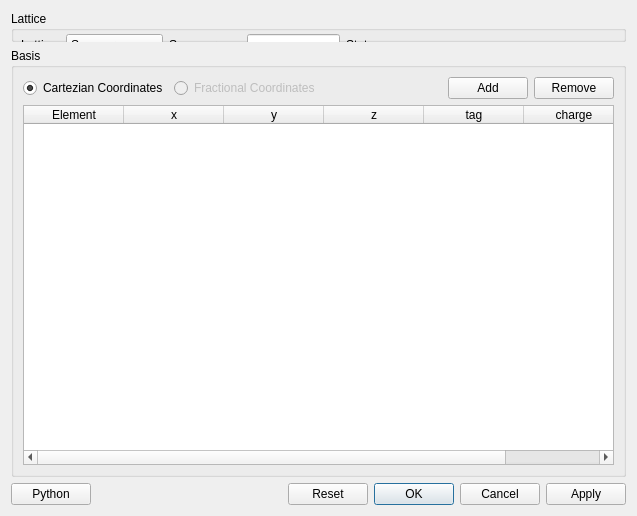
<?xml version="1.0" encoding="UTF-8"?>
<ui version="4.0">
 <class>Form</class>
 <widget class="QWidget" name="Form">
  <property name="geometry">
   <rect>
    <x>0</x>
    <y>0</y>
    <width>637</width>
    <height>516</height>
   </rect>
  </property>
  <property name="windowTitle">
   <string>Create Bulk Crystal</string>
  </property>
  <property name="windowIcon">
   <iconset resource="res/res.qrc">
    <normaloff>:/unitcell.svg</normaloff>:/unitcell.svg</iconset>
  </property>
  <property name="toolTip">
   <string>&lt;html&gt;&lt;head/&gt;&lt;body&gt;&lt;p&gt;Use this dialog to create crystal lattices. First select the structure, either from a set of common crystal structures, or by space group description. Then add all other lattice parameters.&lt;/p&gt;&lt;p&gt;&lt;br/&gt;&lt;/p&gt;&lt;p&gt;If an experimental crystal structure is available for an atom, you can look up the crystal type and lattice constant, otherwise you have to specify it yourself.&lt;/p&gt;&lt;/body&gt;&lt;/html&gt;</string>
  </property>
  <layout class="QVBoxLayout" name="verticalLayout_3">
   <item>
    <widget class="QGroupBox" name="latticeGroupBox">
     <property name="title">
      <string>Lattice</string>
     </property>
     <widget class="QWidget" name="horizontalLayoutWidget">
      <property name="geometry">
       <rect>
        <x>10</x>
        <y>23</y>
        <width>359</width>
        <height>22</height>
       </rect>
      </property>
      <layout class="QHBoxLayout" name="horizontalLayout">
       <item>
        <widget class="QLabel" name="label">
         <property name="text">
          <string>Lattice:</string>
         </property>
        </widget>
       </item>
       <item>
        <widget class="QComboBox" name="spaceGroupCombo">
         <property name="sizePolicy">
          <sizepolicy hsizetype="MinimumExpanding" vsizetype="Fixed">
           <horstretch>0</horstretch>
           <verstretch>0</verstretch>
          </sizepolicy>
         </property>
         <item>
          <property name="text">
           <string>Spacegroup</string>
          </property>
         </item>
         <item>
          <property name="text">
           <string extracomment="Face Centre Cubic">fcc</string>
          </property>
         </item>
         <item>
          <property name="text">
           <string extracomment="Body Centre Cubic">bcc</string>
          </property>
         </item>
         <item>
          <property name="text">
           <string extracomment="Diamond">diamond</string>
          </property>
         </item>
         <item>
          <property name="text">
           <string extracomment="Hexagonal Close Packed">hcp</string>
          </property>
         </item>
         <item>
          <property name="text">
           <string extracomment="Graphite structure">graphite</string>
          </property>
         </item>
         <item>
          <property name="text">
           <string extracomment="Rocksalt structure e.g. NaCl">rocksalt</string>
          </property>
         </item>
         <item>
          <property name="text">
           <string extracomment="Rutile Structure e.g. TiO2">rutile</string>
          </property>
         </item>
         <item>
          <property name="text">
           <string extracomment="Wurtzite Structure e.g. GaN">wurtzite</string>
          </property>
         </item>
        </widget>
       </item>
       <item>
        <widget class="QLabel" name="label_2">
         <property name="text">
          <string>Space group:</string>
         </property>
        </widget>
       </item>
       <item>
        <widget class="QLineEdit" name="lineEdit"/>
       </item>
       <item>
        <widget class="QLabel" name="label_3">
         <property name="text">
          <string>Status</string>
         </property>
        </widget>
       </item>
      </layout>
     </widget>
     <widget class="QWidget" name="horizontalLayoutWidget_2">
      <property name="geometry">
       <rect>
        <x>10</x>
        <y>51</y>
        <width>251</width>
        <height>22</height>
       </rect>
      </property>
      <layout class="QHBoxLayout" name="horizontalLayout_2">
       <item>
        <widget class="QLabel" name="label_5">
         <property name="text">
          <string>Size:</string>
         </property>
        </widget>
       </item>
       <item>
        <widget class="QLabel" name="xLabel">
         <property name="text">
          <string>x</string>
         </property>
         <property name="alignment">
          <set>Qt::AlignRight|Qt::AlignTrailing|Qt::AlignVCenter</set>
         </property>
        </widget>
       </item>
       <item>
        <widget class="QSpinBox" name="xSpinBox">
         <property name="minimum">
          <number>1</number>
         </property>
         <property name="value">
          <number>1</number>
         </property>
        </widget>
       </item>
       <item>
        <widget class="QLabel" name="yLabel">
         <property name="text">
          <string>y</string>
         </property>
         <property name="alignment">
          <set>Qt::AlignRight|Qt::AlignTrailing|Qt::AlignVCenter</set>
         </property>
        </widget>
       </item>
       <item>
        <widget class="QSpinBox" name="ySpinBox">
         <property name="minimum">
          <number>1</number>
         </property>
         <property name="value">
          <number>1</number>
         </property>
        </widget>
       </item>
       <item>
        <widget class="QLabel" name="zLabel">
         <property name="text">
          <string>z</string>
         </property>
         <property name="alignment">
          <set>Qt::AlignRight|Qt::AlignTrailing|Qt::AlignVCenter</set>
         </property>
        </widget>
       </item>
       <item>
        <widget class="QSpinBox" name="zSpinBox">
         <property name="minimum">
          <number>1</number>
         </property>
         <property name="value">
          <number>1</number>
         </property>
        </widget>
       </item>
       <item>
        <widget class="QLabel" name="label_8">
         <property name="text">
          <string>unit cells</string>
         </property>
        </widget>
       </item>
      </layout>
     </widget>
     <widget class="QWidget" name="horizontalLayoutWidget_4">
      <property name="geometry">
       <rect>
        <x>10</x>
        <y>79</y>
        <width>365</width>
        <height>22</height>
       </rect>
      </property>
      <layout class="QHBoxLayout" name="horizontalLayout_4">
       <item>
        <widget class="QLabel" name="label_4">
         <property name="text">
          <string>Lattice Parameters</string>
         </property>
        </widget>
       </item>
       <item>
        <spacer name="horizontalSpacer_2">
         <property name="orientation">
          <enum>Qt::Horizontal</enum>
         </property>
         <property name="sizeHint" stdset="0">
          <size>
           <width>40</width>
           <height>20</height>
          </size>
         </property>
        </spacer>
       </item>
       <item>
        <widget class="QRadioButton" name="latticeCartezianRadioButton">
         <property name="text">
          <string>Cartezian Coordinates</string>
         </property>
         <property name="checked">
          <bool>true</bool>
         </property>
        </widget>
       </item>
       <item>
        <widget class="QRadioButton" name="latticeBasisVectorsRadioButton">
         <property name="enabled">
          <bool>false</bool>
         </property>
         <property name="text">
          <string>Basis Vectors</string>
         </property>
        </widget>
       </item>
      </layout>
     </widget>
     <widget class="QWidget" name="horizontalLayoutWidget_6">
      <property name="geometry">
       <rect>
        <x>10</x>
        <y>135</y>
        <width>284</width>
        <height>22</height>
       </rect>
      </property>
      <layout class="QHBoxLayout" name="horizontalLayout_6">
       <item>
        <widget class="QLabel" name="bLabel">
         <property name="text">
          <string>b:</string>
         </property>
        </widget>
       </item>
       <item>
        <widget class="QDoubleSpinBox" name="bSpinBox"/>
       </item>
       <item>
        <widget class="QComboBox" name="bComboBox">
         <item>
          <property name="text">
           <string>free</string>
          </property>
         </item>
         <item>
          <property name="text">
           <string>equals a</string>
          </property>
         </item>
         <item>
          <property name="text">
           <string>equals c</string>
          </property>
         </item>
         <item>
          <property name="text">
           <string>fixed</string>
          </property>
         </item>
        </widget>
       </item>
       <item>
        <widget class="QLabel" name="betaLabel">
         <property name="text">
          <string>β</string>
         </property>
        </widget>
       </item>
       <item>
        <widget class="QDoubleSpinBox" name="betaSpinBox"/>
       </item>
       <item>
        <widget class="QComboBox" name="betaComboBox">
         <item>
          <property name="text">
           <string>free</string>
          </property>
         </item>
         <item>
          <property name="text">
           <string>equals α</string>
          </property>
         </item>
         <item>
          <property name="text">
           <string>equals β</string>
          </property>
         </item>
         <item>
          <property name="text">
           <string>fixed</string>
          </property>
         </item>
        </widget>
       </item>
      </layout>
     </widget>
     <widget class="QWidget" name="horizontalLayoutWidget_8">
      <property name="geometry">
       <rect>
        <x>10</x>
        <y>163</y>
        <width>301</width>
        <height>22</height>
       </rect>
      </property>
      <layout class="QHBoxLayout" name="horizontalLayout_8">
       <item>
        <widget class="QLabel" name="cLabel">
         <property name="text">
          <string>c</string>
         </property>
        </widget>
       </item>
       <item>
        <widget class="QDoubleSpinBox" name="cSpinBox"/>
       </item>
       <item>
        <widget class="QComboBox" name="cComboBox">
         <item>
          <property name="text">
           <string>free</string>
          </property>
         </item>
         <item>
          <property name="text">
           <string>equals a</string>
          </property>
         </item>
         <item>
          <property name="text">
           <string>equals b</string>
          </property>
         </item>
         <item>
          <property name="text">
           <string>fixed</string>
          </property>
         </item>
        </widget>
       </item>
       <item>
        <widget class="QLabel" name="gammaLabel">
         <property name="text">
          <string>γ</string>
         </property>
        </widget>
       </item>
       <item>
        <widget class="QDoubleSpinBox" name="gammaSpinBox"/>
       </item>
       <item>
        <widget class="QComboBox" name="gammaComboBox">
         <item>
          <property name="text">
           <string>free</string>
          </property>
         </item>
         <item>
          <property name="text">
           <string>equals α</string>
          </property>
         </item>
         <item>
          <property name="text">
           <string>equals β</string>
          </property>
         </item>
         <item>
          <property name="text">
           <string>fixed</string>
          </property>
         </item>
        </widget>
       </item>
      </layout>
     </widget>
     <widget class="QWidget" name="horizontalLayoutWidget_7">
      <property name="geometry">
       <rect>
        <x>10</x>
        <y>107</y>
        <width>306</width>
        <height>22</height>
       </rect>
      </property>
      <layout class="QHBoxLayout" name="horizontalLayout_7">
       <item>
        <widget class="QLabel" name="aLabel">
         <property name="text">
          <string>a:</string>
         </property>
        </widget>
       </item>
       <item>
        <widget class="QDoubleSpinBox" name="aSpinBox"/>
       </item>
       <item>
        <widget class="QComboBox" name="aComboBox">
         <item>
          <property name="text">
           <string>free</string>
          </property>
         </item>
         <item>
          <property name="text">
           <string>equals b</string>
          </property>
         </item>
         <item>
          <property name="text">
           <string>equals c</string>
          </property>
         </item>
         <item>
          <property name="text">
           <string>fixed</string>
          </property>
         </item>
        </widget>
       </item>
       <item>
        <widget class="QLabel" name="alphaLabel">
         <property name="text">
          <string>α</string>
         </property>
        </widget>
       </item>
       <item>
        <widget class="QDoubleSpinBox" name="alphaSpinBox"/>
       </item>
       <item>
        <widget class="QComboBox" name="alphaComboBox">
         <item>
          <property name="text">
           <string>free</string>
          </property>
         </item>
         <item>
          <property name="text">
           <string>equals β</string>
          </property>
         </item>
         <item>
          <property name="text">
           <string>equals γ</string>
          </property>
         </item>
         <item>
          <property name="text">
           <string>fixed</string>
          </property>
         </item>
        </widget>
       </item>
      </layout>
     </widget>
     <widget class="QWidget" name="horizontalLayoutWidget_9">
      <property name="geometry">
       <rect>
        <x>10</x>
        <y>191</y>
        <width>332</width>
        <height>25</height>
       </rect>
      </property>
      <layout class="QHBoxLayout" name="horizontalLayout_9">
       <item>
        <widget class="QPushButton" name="getFromDatabaseButton">
         <property name="text">
          <string>Get from database</string>
         </property>
        </widget>
       </item>
       <item>
        <spacer name="horizontalSpacer_4">
         <property name="orientation">
          <enum>Qt::Horizontal</enum>
         </property>
         <property name="sizeHint" stdset="0">
          <size>
           <width>40</width>
           <height>20</height>
          </size>
         </property>
        </spacer>
       </item>
       <item>
        <widget class="QLabel" name="label_6">
         <property name="text">
          <string>Database:</string>
         </property>
        </widget>
       </item>
       <item>
        <widget class="QRadioButton" name="aseRadioButton">
         <property name="enabled">
          <bool>true</bool>
         </property>
         <property name="toolTip">
          <string>Use ase database</string>
         </property>
         <property name="text">
          <string>ase</string>
         </property>
         <property name="checked">
          <bool>true</bool>
         </property>
        </widget>
       </item>
       <item>
        <widget class="QRadioButton" name="pymatgenRadioButton">
         <property name="enabled">
          <bool>false</bool>
         </property>
         <property name="toolTip">
          <string>Use pymatgen database</string>
         </property>
         <property name="text">
          <string>pymatgen</string>
         </property>
        </widget>
       </item>
      </layout>
     </widget>
     <zorder>horizontalLayoutWidget</zorder>
     <zorder>horizontalLayoutWidget_2</zorder>
     <zorder>horizontalLayoutWidget_4</zorder>
     <zorder>horizontalLayoutWidget_6</zorder>
     <zorder>horizontalLayoutWidget_8</zorder>
     <zorder>horizontalLayoutWidget_7</zorder>
     <zorder>horizontalLayoutWidget_9</zorder>
     <zorder>horizontalLayoutWidget_5</zorder>
    </widget>
   </item>
   <item>
    <widget class="QGroupBox" name="basisGroupBox">
     <property name="title">
      <string>Basis</string>
     </property>
     <layout class="QVBoxLayout" name="verticalLayout">
      <item>
       <layout class="QHBoxLayout" name="horizontalLayout_5">
        <item>
         <widget class="QRadioButton" name="radioButton">
          <property name="text">
           <string>Cartezian Coordinates</string>
          </property>
          <property name="checked">
           <bool>true</bool>
          </property>
         </widget>
        </item>
        <item>
         <widget class="QRadioButton" name="radioButton_2">
          <property name="enabled">
           <bool>false</bool>
          </property>
          <property name="text">
           <string>Fractional Coordinates</string>
          </property>
         </widget>
        </item>
        <item>
         <spacer name="horizontalSpacer_3">
          <property name="orientation">
           <enum>Qt::Horizontal</enum>
          </property>
          <property name="sizeHint" stdset="0">
           <size>
            <width>40</width>
            <height>20</height>
           </size>
          </property>
         </spacer>
        </item>
        <item>
         <widget class="QPushButton" name="addButton">
          <property name="text">
           <string>Add</string>
          </property>
          <property name="icon">
           <iconset resource="res/res.qrc">
            <normaloff>:/plus_32x32.png</normaloff>:/plus_32x32.png</iconset>
          </property>
         </widget>
        </item>
        <item>
         <widget class="QPushButton" name="removeButton">
          <property name="text">
           <string>Remove</string>
          </property>
          <property name="icon">
           <iconset resource="res/res.qrc">
            <normaloff>:/minus_32x8.png</normaloff>:/minus_32x8.png</iconset>
          </property>
         </widget>
        </item>
       </layout>
      </item>
      <item>
       <widget class="QTableWidget" name="tableWidget">
        <column>
         <property name="text">
          <string extracomment="Chemical Element">Element</string>
         </property>
        </column>
        <column>
         <property name="text">
          <string extracomment="x-position">x</string>
         </property>
        </column>
        <column>
         <property name="text">
          <string extracomment="y-position">y</string>
         </property>
        </column>
        <column>
         <property name="text">
          <string extracomment="z-position">z</string>
         </property>
        </column>
        <column>
         <property name="text">
          <string extracomment="Unique identifier for phase shifts">tag</string>
         </property>
        </column>
        <column>
         <property name="text">
          <string extracomment="Valency of atom">charge</string>
         </property>
        </column>
       </widget>
      </item>
     </layout>
    </widget>
   </item>
   <item>
    <layout class="QHBoxLayout" name="horizontalLayout_3">
     <item>
      <widget class="QPushButton" name="pushButton">
       <property name="text">
        <string>Python</string>
       </property>
      </widget>
     </item>
     <item>
      <spacer name="horizontalSpacer">
       <property name="orientation">
        <enum>Qt::Horizontal</enum>
       </property>
       <property name="sizeHint" stdset="0">
        <size>
         <width>40</width>
         <height>20</height>
        </size>
       </property>
      </spacer>
     </item>
     <item>
      <widget class="QDialogButtonBox" name="buttonBox">
       <property name="sizePolicy">
        <sizepolicy hsizetype="MinimumExpanding" vsizetype="Fixed">
         <horstretch>0</horstretch>
         <verstretch>0</verstretch>
        </sizepolicy>
       </property>
       <property name="standardButtons">
        <set>QDialogButtonBox::Apply|QDialogButtonBox::Cancel|QDialogButtonBox::Ok|QDialogButtonBox::Reset</set>
       </property>
      </widget>
     </item>
    </layout>
   </item>
  </layout>
 </widget>
 <resources>
  <include location="res/res.qrc"/>
 </resources>
 <connections/>
</ui>
